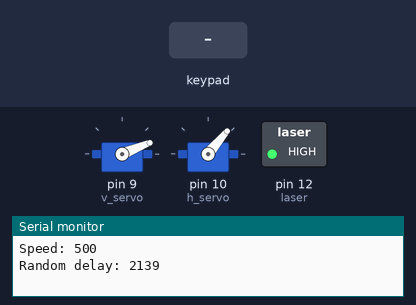
Bench run of a sketch on a simulated Arduino Uno, built with avr-gcc and run on an emulated ATmega328P. Parts: 2 × servo, switched loads named in the sketch (green lamp = pin HIGH), the last lines printed to the serial monitor. The inputs (shaded band) are chosen by the test bench. Random numbers use the default seed unless the sketch sets one; pins used as bus, display or sensor lines are not drawn.

Above: at 1.2 s.
1.3 s: key '*' pressed
2.8 s: keypad keys 1 2 3 4 pressed 0.4 s apart
At 5.7 s:
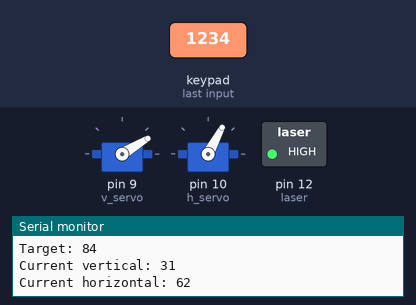
6.8 s: key '0' pressed
8.3 s: keypad keys 1 2 3 4 # pressed 0.4 s apart
At 22.4 s:
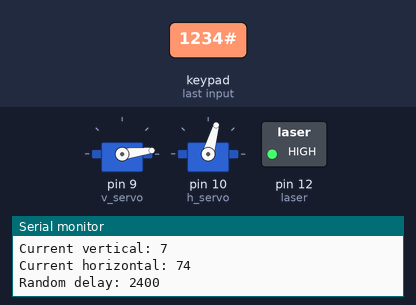
At 37.6 s:
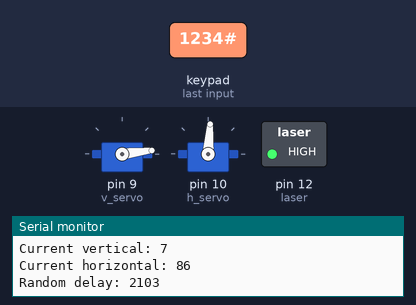
Timing chart, 0 to 42.8 s (numbered marks = the images above; inputs shaded):
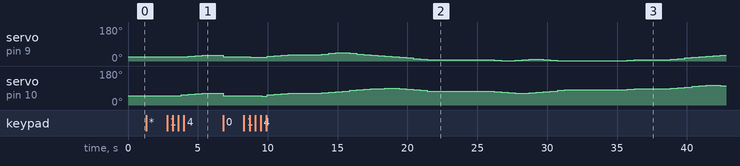

Measured:
- after the input at 2.8 s, servo on pin 9 (v_servo): 22° → 25° after 1.5 s, → 28° 0.50 s later, → 31° 0.50 s later; servo on pin 10 (h_servo): 50° → 53° after 1.0 s, → 56° 0.51 s later, → 59° 0.50 s later, → 62° 0.50 s later
- after the input at 8.3 s, servo on pin 9 (v_servo): 22° → 19° after 0.46 s, → 25° 1.2 s later, → 28° 0.50 s later, → 31° 0.50 s later, … (38 changes in this stretch); servo on pin 10 (h_servo): 50° → 47° after 1.3 s, → 53° 0.41 s later, → 56° 0.50 s later, → 59° 0.50 s later, … (38 changes in this stretch)

The sketch:

Cat_Toy2.ino
```cpp
#define DEBUG

#ifdef DEBUG
#define PRINT(s) Serial.print(s)
#define PRINTLN(s) Serial.println(s)
#define PRINTD(s) { if(millis() % 500 == 0) Serial.print(s); }
#define PRINTLND(s) { if(millis() % 500 == 0) Serial.println(s); }
#else
#define PRINT(s)
#define PRINTLN(s)
#define PRINTD(s)
#define PRINTLND(s)
#endif

#include <Keypad.h>
#include <Servo.h>
#include "sweep.h"

class pins
{
public:
  static const int power = 11;
  static const int laser = 12;
  static const int v_servo = 9;
  static const int h_servo = 10;

  class keypad
  {
  public:
    static byte rows[4];
    static byte columns[3];
  };

  static void setup()
  {
    pinMode(power, OUTPUT);
    pinMode(laser, OUTPUT);
    pinMode(v_servo, OUTPUT);
    pinMode(h_servo, OUTPUT);
  }
};

byte pins::keypad::rows[] = { 2, 3, 4, 5 };
byte pins::keypad::columns[] = { 6, 7, 8 };

char keymap[4][3] = {
  { '1', '2', '3' },
  { '4', '5', '6' },
  { '7', '8', '9' },
  { '*', '0', '#' }
};

Keypad keypad = Keypad(makeKeymap(keymap), pins::keypad::rows, pins::keypad::columns, 4, 3);
sweep v_servo(pins::v_servo, 0, 45);
sweep h_servo(pins::h_servo);
int speed = 500;
long cont = 0;

void setup()
{
#ifdef DEBUG
  Serial.begin(115200);
#endif

  pins::setup();

  v_servo.attach();
  h_servo.attach();

  digitalWrite(pins::laser, HIGH);
  digitalWrite(pins::power, HIGH);

  // Should be a random value on pretty much any analog pin
  randomSeed(analogRead(5));

  PRINT("Speed: ");
  PRINTLN(speed);

  cont = millis();

  keypad.setHoldTime(3000);
}

void loop()
{
#ifdef DEBUG
  char key = keypad.getKey();
  if(key != NO_KEY)
  {
    Serial.print("Key: ");
    Serial.println(key);
  }
#endif

  if(keypad.isPressed('*'))
  {
    // Clean key buffer
    keypad.getKey();
    digitalWrite(pins::power, LOW);
    adjust();
    digitalWrite(pins::power, HIGH);
  }

  if(keypad.isPressed('0'))
  {
    keypad.getKey();
    digitalWrite(pins::power, LOW);
    manual();
    digitalWrite(pins::power, HIGH);
  }

  if(millis() < cont)
    return;

  if(random(1, 100) <= 15)
  {
    int r = random(1000, 3000);
    PRINT("Random delay: ");
    PRINTLN(r);
    cont = millis() + r;
    return;
  }

  PRINTLN("Tick");
  v_servo.tick();
  h_servo.tick();

  PRINT("Current vertical: ");
  PRINTLN(v_servo.current());
  PRINT("Current horizontal: ");
  PRINTLN(h_servo.current());
  cont = millis() + speed;
}

void adjust_deg(sweep& servo, char key_low, char key_high, boolean useHigh)
{
  PRINTLN("Adjust Degree");
  PRINTLN(key_low);
  PRINTLN(key_high);

  int a = 0;
  if(useHigh)
    a = servo.high();
  else
    a = servo.low();

  int adj = 0;

  PRINT("Current angle: ");
  PRINTLN(a);

  while(true)
  {
    // Clean buffer
    keypad.getKey();
    adj = 0;
    if(keypad.isPressed(key_low))
      adj = 1;
    else if(keypad.isPressed(key_high))
      adj = -1;
    else if(keypad.isPressed('#'))
      break;

    if(adj != 0)
    {
      a += adj;
      PRINT("New high: ");
      PRINTLN(a);
      if(useHigh)
        servo.high(a);
      else
        servo.low(a);

      servo.move_to(a);
    }

    delay(50);
  }
}

void adjust()
{
  PRINTLN("Adjusting");
  char key = keypad.waitForKey();

  // Make it more user friendly
  delay(1000);
  PRINT("Selected ");
  PRINTLN(key);
  switch(key)
  {
  case '8':
    h_servo.to_middle();
    v_servo.to_high();
    adjust_deg(v_servo, '8', '2', true);
    break;

  case '2':
    h_servo.to_middle();
    v_servo.to_low();
    adjust_deg(v_servo, '8', '2', false);
    break;

  case '4':
    v_servo.to_middle();
    h_servo.to_low();
    adjust_deg(h_servo, '6', '4', false);
    break;

  case '6':
    v_servo.to_middle();
    h_servo.to_high();
    adjust_deg(h_servo, '6', '4', true);
    break;

  case '5':
    int s = speed;
    int adj = 0;
    long prev = millis();
    h_servo.continuous(true);
    v_servo.to_middle();
    while(true)
    {
      // Clear keypad buffer
      keypad.getKey();

      if(millis() >= prev + s)
      {
        h_servo.tick();
        prev = millis();
      }

      adj = 0;
      if(keypad.isPressed('2'))
        adj = 1;
      else if(keypad.isPressed('8'))
        adj = -1;
      else if(keypad.isPressed('#'))
        break;

      if(adj != 0)
      {
        s += adj;
        if(s < 0)
          s = 0;

        PRINT("New speed: ");
        PRINTLN(s);
      }
    }

    h_servo.continuous(false);
    speed = s;
    PRINT("Final speed: ");
    PRINTLN(speed);
    break;
  }
}

void manual()
{
  PRINTLN("Manual Control");
  h_servo.to_middle();
  v_servo.to_middle();

  // Make it more user friendly
  delay(1000);

  while(!keypad.isPressed('#'))
  {
    if(keypad.isPressed('2'))
    {
      v_servo.dec();
      PRINT("Vertical up: ");
      PRINTLN(v_servo.current());
    }

    if(keypad.isPressed('8'))
    {
      v_servo.inc();
      PRINT("Vertical down: ");
      PRINTLN(v_servo.current());
    }

    if(keypad.isPressed('4'))
    {
      h_servo.dec();
      PRINT("Horizontal left: ");
      PRINTLN(h_servo.current());
    }

    if(keypad.isPressed('6'))
    {
      h_servo.inc();
      PRINT("Horizontal right: ");
      PRINTLN(h_servo.current());
    }

    keypad.getKeys();
    delay(50);
  }

  v_servo.to_middle();
  h_servo.to_middle();
}
```

sweep.h
```cpp
class sweep
{
  int _pin;
  Servo _servo;
  boolean _dir; // HIGH = right, LOW = left
  int _low;
  int _high;
  int _speed;
  int _target;
  int _current;
  boolean _cont;

public:
  /* c'tor */
  sweep(int pin) : _pin(pin), _dir(LOW), _low(35), _high(135), _speed(3) { new_target(); }
  sweep(int pin, int low, int high) : _pin(pin), _dir(LOW), _low(low), _high(high), _speed(3) { new_target(); }

  /* Getters and setters */
  void speed(int s) { _speed = s; }
  int speed() { return _speed; }
  boolean finished() { return _dir ? _target <= _current : _target >= _current; }
  int low() { return _low; }
  void low(int low)
  {
    _low = low;
    if(_low < 10)
      _low = 10;
  }

  int high() { return _high; }
  void high(int high)
  {
    _high = high;
    if(_high > 170)
      _high = 170;
  }

  int current() { return _current; }

  /* functions */
  void attach()
  {
    _servo.attach(_pin);
    to_middle();
  }

  void new_target()
  {
    _target = random(_low, _high);
    if(_target > _current)
      _dir = HIGH;
    else
      _dir = LOW;

    PRINT("New target: ");
    PRINTLN(_target);
  }

  void tick()
  {
    PRINT("Current: ");
    PRINTLN(_current);
    PRINT("Target: ");
    PRINTLN(_target);

    if(_dir && _current < _target)
    {
      _current += _speed;
      _servo.write(_current);
    }
    else if(!_dir && _current > _target)
    {
      _current -= _speed;
      _servo.write(_current);
    }
    else if(_cont)
    {
      if(_target == _low)
      {
        _target = _high;
        _dir = HIGH;
      }
      else
      {
        _target = _low;
        _dir = LOW;
      }
    }
    else
      new_target();
  }

  void move_to(int deg)
  {
    _servo.write(deg);
    _current = deg;
  }

  void inc()
  {
    move_to(_current + _speed);
  }

  void dec()
  {
    move_to(_current - _speed);
  }

  void to_low()
  {
    move_to(_low);
  }

  void to_middle()
  {
    move_to((_high - _low) / 2);
  }

  void to_high()
  {
    move_to(_high);
  }

  void continuous(boolean enable)
  {
    _target = _low;
    _servo.write(_target);
    _cont = enable;
  }
};
```
